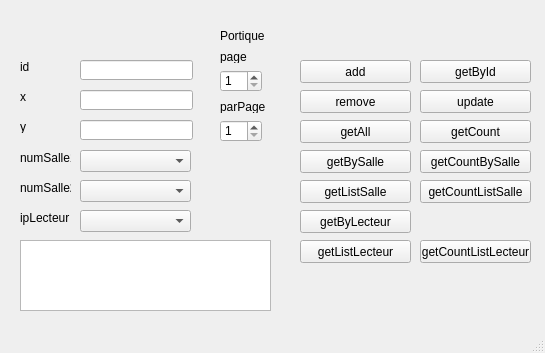
<?xml version="1.0" encoding="UTF-8"?>
<ui version="4.0">
 <class>PortiqueWindow</class>
 <widget class="QMainWindow" name="PortiqueWindow">
  <property name="geometry">
   <rect>
    <x>0</x>
    <y>0</y>
    <width>545</width>
    <height>353</height>
   </rect>
  </property>
  <property name="windowTitle">
   <string>MainWindow</string>
  </property>
  <widget class="QWidget" name="centralwidget">
   <widget class="QPushButton" name="pushButtonGetCount">
    <property name="geometry">
     <rect>
      <x>420</x>
      <y>120</y>
      <width>111</width>
      <height>23</height>
     </rect>
    </property>
    <property name="text">
     <string>getCount</string>
    </property>
   </widget>
   <widget class="QPushButton" name="pushButtonGetById">
    <property name="geometry">
     <rect>
      <x>420</x>
      <y>60</y>
      <width>111</width>
      <height>23</height>
     </rect>
    </property>
    <property name="text">
     <string>getById</string>
    </property>
   </widget>
   <widget class="QLabel" name="label">
    <property name="geometry">
     <rect>
      <x>220</x>
      <y>20</y>
      <width>61</width>
      <height>31</height>
     </rect>
    </property>
    <property name="text">
     <string>Portique</string>
    </property>
   </widget>
   <widget class="QPushButton" name="pushButtonGetBySalle">
    <property name="geometry">
     <rect>
      <x>300</x>
      <y>150</y>
      <width>111</width>
      <height>23</height>
     </rect>
    </property>
    <property name="text">
     <string>getBySalle</string>
    </property>
   </widget>
   <widget class="QPushButton" name="pushButtonRemove">
    <property name="geometry">
     <rect>
      <x>300</x>
      <y>90</y>
      <width>111</width>
      <height>23</height>
     </rect>
    </property>
    <property name="text">
     <string>remove</string>
    </property>
   </widget>
   <widget class="QLabel" name="label_3">
    <property name="geometry">
     <rect>
      <x>20</x>
      <y>150</y>
      <width>51</width>
      <height>16</height>
     </rect>
    </property>
    <property name="text">
     <string>numSalle1</string>
    </property>
   </widget>
   <widget class="QLineEdit" name="lineEditId">
    <property name="geometry">
     <rect>
      <x>80</x>
      <y>60</y>
      <width>113</width>
      <height>20</height>
     </rect>
    </property>
   </widget>
   <widget class="QLabel" name="label_5">
    <property name="geometry">
     <rect>
      <x>220</x>
      <y>100</y>
      <width>46</width>
      <height>13</height>
     </rect>
    </property>
    <property name="text">
     <string>parPage</string>
    </property>
   </widget>
   <widget class="QPushButton" name="pushButtonGetCountBySalle">
    <property name="geometry">
     <rect>
      <x>420</x>
      <y>150</y>
      <width>111</width>
      <height>23</height>
     </rect>
    </property>
    <property name="text">
     <string>getCountBySalle</string>
    </property>
   </widget>
   <widget class="QSpinBox" name="spinBoxParPage">
    <property name="geometry">
     <rect>
      <x>220</x>
      <y>120</y>
      <width>42</width>
      <height>22</height>
     </rect>
    </property>
    <property name="minimum">
     <number>1</number>
    </property>
    <property name="maximum">
     <number>100</number>
    </property>
   </widget>
   <widget class="QLabel" name="label_6">
    <property name="geometry">
     <rect>
      <x>220</x>
      <y>50</y>
      <width>46</width>
      <height>13</height>
     </rect>
    </property>
    <property name="text">
     <string>page</string>
    </property>
   </widget>
   <widget class="QLabel" name="label_4">
    <property name="geometry">
     <rect>
      <x>20</x>
      <y>180</y>
      <width>51</width>
      <height>16</height>
     </rect>
    </property>
    <property name="text">
     <string>numSalle2</string>
    </property>
   </widget>
   <widget class="QLabel" name="label_2">
    <property name="geometry">
     <rect>
      <x>20</x>
      <y>60</y>
      <width>46</width>
      <height>13</height>
     </rect>
    </property>
    <property name="text">
     <string>id</string>
    </property>
   </widget>
   <widget class="QPushButton" name="pushButtonUpdate">
    <property name="geometry">
     <rect>
      <x>420</x>
      <y>90</y>
      <width>111</width>
      <height>23</height>
     </rect>
    </property>
    <property name="text">
     <string>update</string>
    </property>
   </widget>
   <widget class="QSpinBox" name="spinBoxPage">
    <property name="geometry">
     <rect>
      <x>220</x>
      <y>70</y>
      <width>42</width>
      <height>22</height>
     </rect>
    </property>
    <property name="minimum">
     <number>1</number>
    </property>
    <property name="maximum">
     <number>100</number>
    </property>
   </widget>
   <widget class="QPushButton" name="pushButtonAdd">
    <property name="geometry">
     <rect>
      <x>300</x>
      <y>60</y>
      <width>111</width>
      <height>23</height>
     </rect>
    </property>
    <property name="text">
     <string>add</string>
    </property>
   </widget>
   <widget class="QPushButton" name="pushButtonGetAll">
    <property name="geometry">
     <rect>
      <x>300</x>
      <y>120</y>
      <width>111</width>
      <height>23</height>
     </rect>
    </property>
    <property name="text">
     <string>getAll</string>
    </property>
   </widget>
   <widget class="QTextEdit" name="textEdit">
    <property name="geometry">
     <rect>
      <x>20</x>
      <y>240</y>
      <width>251</width>
      <height>71</height>
     </rect>
    </property>
   </widget>
   <widget class="QLabel" name="label_7">
    <property name="geometry">
     <rect>
      <x>20</x>
      <y>210</y>
      <width>51</width>
      <height>16</height>
     </rect>
    </property>
    <property name="text">
     <string>ipLecteur</string>
    </property>
   </widget>
   <widget class="QPushButton" name="pushButtonGetByLecteur">
    <property name="geometry">
     <rect>
      <x>300</x>
      <y>210</y>
      <width>111</width>
      <height>23</height>
     </rect>
    </property>
    <property name="text">
     <string>getByLecteur</string>
    </property>
   </widget>
   <widget class="QComboBox" name="comboBoxSalle1">
    <property name="geometry">
     <rect>
      <x>80</x>
      <y>150</y>
      <width>111</width>
      <height>22</height>
     </rect>
    </property>
   </widget>
   <widget class="QComboBox" name="comboBoxSalle2">
    <property name="geometry">
     <rect>
      <x>80</x>
      <y>180</y>
      <width>111</width>
      <height>22</height>
     </rect>
    </property>
   </widget>
   <widget class="QComboBox" name="comboBoxLecteur">
    <property name="geometry">
     <rect>
      <x>80</x>
      <y>210</y>
      <width>111</width>
      <height>22</height>
     </rect>
    </property>
   </widget>
   <widget class="QPushButton" name="pushButtonGetListSalle">
    <property name="geometry">
     <rect>
      <x>300</x>
      <y>180</y>
      <width>111</width>
      <height>23</height>
     </rect>
    </property>
    <property name="text">
     <string>getListSalle</string>
    </property>
   </widget>
   <widget class="QPushButton" name="pushButtonGetCountListSalle">
    <property name="geometry">
     <rect>
      <x>420</x>
      <y>180</y>
      <width>111</width>
      <height>23</height>
     </rect>
    </property>
    <property name="text">
     <string>getCountListSalle</string>
    </property>
   </widget>
   <widget class="QPushButton" name="pushButtonGetListLecteur">
    <property name="geometry">
     <rect>
      <x>300</x>
      <y>240</y>
      <width>111</width>
      <height>23</height>
     </rect>
    </property>
    <property name="text">
     <string>getListLecteur</string>
    </property>
   </widget>
   <widget class="QPushButton" name="pushButtonGetCountListLecteur">
    <property name="geometry">
     <rect>
      <x>420</x>
      <y>240</y>
      <width>111</width>
      <height>23</height>
     </rect>
    </property>
    <property name="text">
     <string>getCountListLecteur</string>
    </property>
   </widget>
   <widget class="QLineEdit" name="lineEditX">
    <property name="geometry">
     <rect>
      <x>80</x>
      <y>90</y>
      <width>113</width>
      <height>20</height>
     </rect>
    </property>
   </widget>
   <widget class="QLineEdit" name="lineEditY">
    <property name="geometry">
     <rect>
      <x>80</x>
      <y>120</y>
      <width>113</width>
      <height>20</height>
     </rect>
    </property>
   </widget>
   <widget class="QLabel" name="label_8">
    <property name="geometry">
     <rect>
      <x>20</x>
      <y>90</y>
      <width>46</width>
      <height>13</height>
     </rect>
    </property>
    <property name="text">
     <string>x</string>
    </property>
   </widget>
   <widget class="QLabel" name="label_9">
    <property name="geometry">
     <rect>
      <x>20</x>
      <y>120</y>
      <width>46</width>
      <height>13</height>
     </rect>
    </property>
    <property name="text">
     <string>y</string>
    </property>
   </widget>
  </widget>
  <widget class="QMenuBar" name="menubar">
   <property name="geometry">
    <rect>
     <x>0</x>
     <y>0</y>
     <width>545</width>
     <height>21</height>
    </rect>
   </property>
  </widget>
  <widget class="QStatusBar" name="statusbar"/>
 </widget>
 <resources/>
 <connections/>
</ui>
